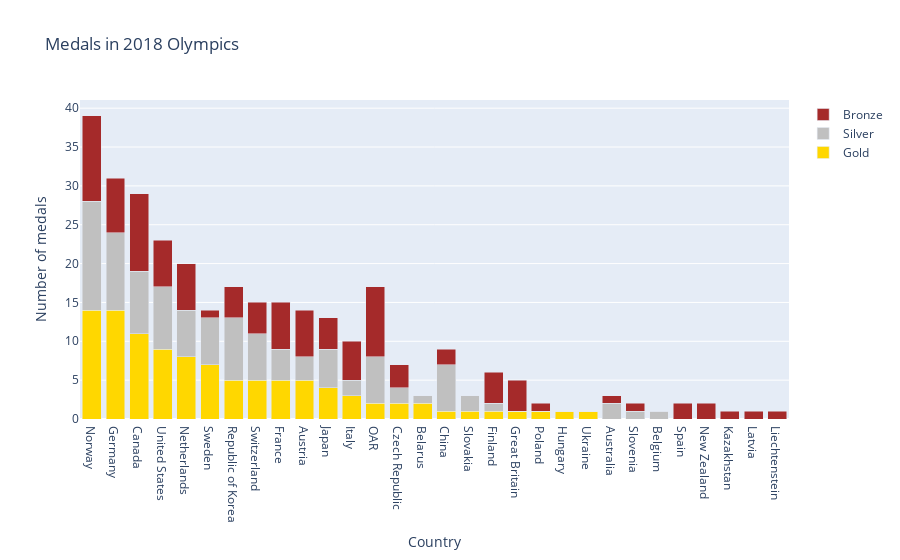

The notebook cell this image was saved under:
### Markdown cell above
### 3d) Stacked bar chart

### Code cell
import plotly.graph_objs as go

trace_1 = go.Bar(x=df['NOC'],
                 y=df['Gold'],
                 name='Gold',
                 marker=dict(color='gold'))

trace_2 = go.Bar(x=df['NOC'],
                 y=df['Silver'],
                 name='Silver',
                 marker=dict(color='silver'))

trace_3 = go.Bar(x=df['NOC'],
                 y=df['Bronze'],
                 name='Bronze',
                 marker=dict(color='brown'))

data_component = [trace_1, trace_2, trace_3]

layout_component = go.Layout(title='Medals in 2018 Olympics',
                             xaxis_title='Country',
                             yaxis_title='Number of medals',
                             barmode='stack')


fig = go.Figure(data=data_component, layout=layout_component)

fig.show()

### Figure 1 — Plotly figure (JSON) as saved in the notebook; plotly's stock layout.template omitted (floating-point values rounded to 4 significant figures)
{"data": [{"marker": {"color": "gold"}, "name": "Gold", "type": "bar", "x": ["Norway", "Germany", "Canada", "United States", "Netherlands", "Sweden", "Republic of Korea", "Switzerland", "France", "Austria", "Japan", "Italy", "OAR", "Czech Republic", "Belarus", "China", "Slovakia", "Finland", "Great Britain", "Poland", "Hungary", "Ukraine", "Australia", "Slovenia", "Belgium", "Spain", "New Zealand", "Kazakhstan", "Latvia", "Liechtenstein"], "y": [14, 14, 11, 9, 8, 7, 5, 5, 5, 5, 4, 3, 2, 2, 2, 1, 1, 1, 1, 1, 1, 1, 0, 0, 0, 0, 0, 0, 0, 0]}, {"marker": {"color": "silver"}, "name": "Silver", "type": "bar", "x": ["Norway", "Germany", "Canada", "United States", "Netherlands", "Sweden", "Republic of Korea", "Switzerland", "France", "Austria", "Japan", "Italy", "OAR", "Czech Republic", "Belarus", "China", "Slovakia", "Finland", "Great Britain", "Poland", "Hungary", "Ukraine", "Australia", "Slovenia", "Belgium", "Spain", "New Zealand", "Kazakhstan", "Latvia", "Liechtenstein"], "y": [14, 10, 8, 8, 6, 6, 8, 6, 4, 3, 5, 2, 6, 2, 1, 6, 2, 1, 0, 0, 0, 0, 2, 1, 1, 0, 0, 0, 0, 0]}, {"marker": {"color": "brown"}, "name": "Bronze", "type": "bar", "x": ["Norway", "Germany", "Canada", "United States", "Netherlands", "Sweden", "Republic of Korea", "Switzerland", "France", "Austria", "Japan", "Italy", "OAR", "Czech Republic", "Belarus", "China", "Slovakia", "Finland", "Great Britain", "Poland", "Hungary", "Ukraine", "Australia", "Slovenia", "Belgium", "Spain", "New Zealand", "Kazakhstan", "Latvia", "Liechtenstein"], "y": [11, 7, 10, 6, 6, 1, 4, 4, 6, 6, 4, 5, 9, 3, 0, 2, 0, 4, 4, 1, 0, 0, 1, 1, 0, 2, 2, 1, 1, 1]}], "layout": {"barmode": "stack", "title": {"text": "Medals in 2018 Olympics"}, "xaxis": {"title": {"text": "Country"}}, "yaxis": {"title": {"text": "Number of medals"}}}}
